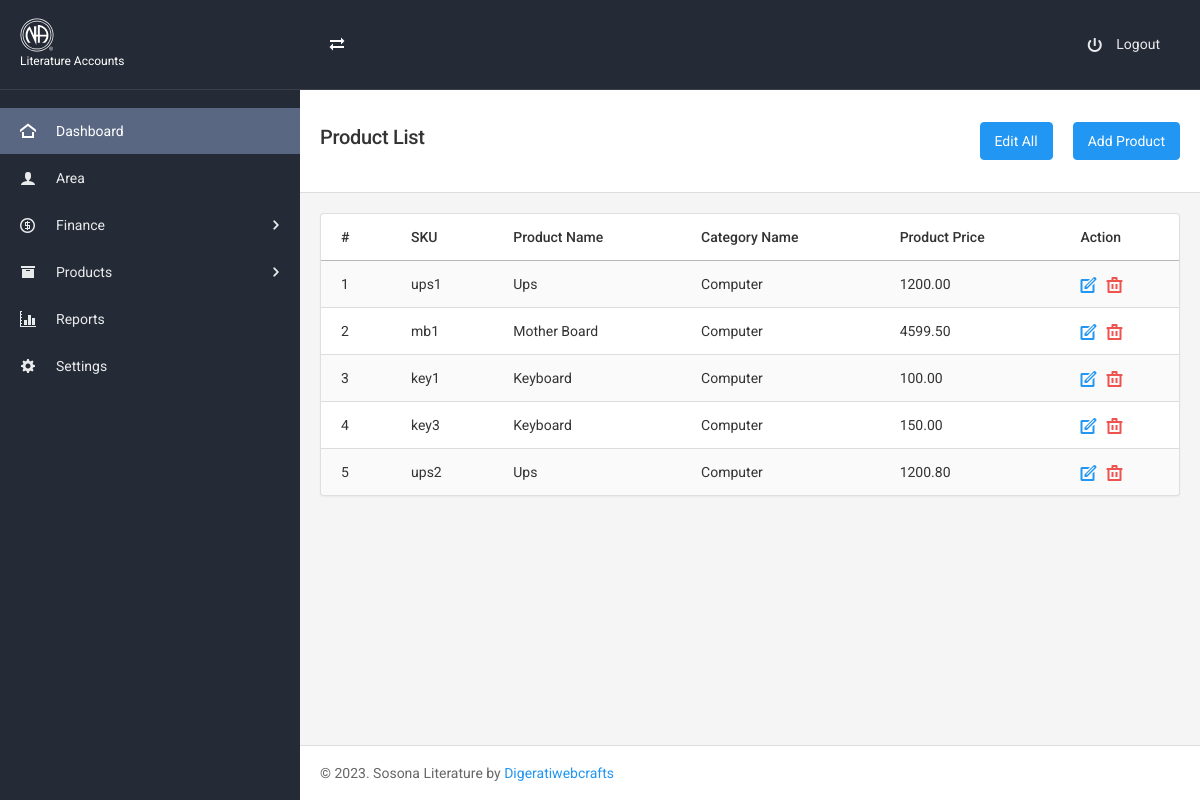
Screenshot of /product.php (signed in) with the database file from the repository.
### tables this page shows
CREATE TABLE `product_category` (
  `id` int(11) NOT NULL,
  `category_name` varchar(255) NOT NULL
);

CREATE TABLE `product` (
  `id` int(11) NOT NULL,
  `sku` varchar(255) NOT NULL,
  `product_title` varchar(255) NOT NULL,
  `category_id` int(11) NOT NULL,
  `product_price` float(9,2) NOT NULL
);

### product.php (the view, shortened to what this page needs)
<?php
include "includes/header.php";
?>
<?php
include "includes/top-navbar.php";
 ?>
<div class="page-content">
    <?php
    include "includes/left-sidebar.php";
     ?>
    <div class="content-wrapper">
        <div class="content-inner">
            <div class="page-header page-header-light">
                <div class="page-header-content header-elements-lg-inline">
                    <div class="page-title d-flex w-100">
                        <h4 class="mr-auto"><span class="font-weight-semibold">Product List</span></h4>
                        <a href="product-edit-all.php" class="btn btn-primary mr-3">Edit All</a>
                        <a href="product-add-edit.php" class="btn btn-primary">Add Product</a>
                    </div>
                </div>
            </div>
            <div class="content">
            <div class="card">
              <div class="table-responsive">
                <table class="table table-striped">
                  <thead>
                    <tr>
                      <th>#</th>
                      <th>SKU</th>
                      <th>Product Name</th>
                      <th>Category Name</th>
                      <th>Product Price</th>
                      <th>Action</th>
                    </tr>
                  </thead>
                  <tbody>
                    <?php
                      $sel="SELECT *  FROM product_category INNER JOIN product ON product_category.id=product.category_id";
                      $counter = 0;
                      $rs=$conn->query($sel);
                      while($row=$rs->fetch_assoc()){
                    ?>
                    <tr>
                      <td><?php echo ++$counter; ?></td>
                      <td><?php echo $row['sku'];?></td>
                      <td><?php echo $row['product_title'];?></td>
                      <td><?php echo $row['category_name'];?></td>
                      <td><?php echo $row['product_price'];?></td>
                      <td>
                        <div class="list-icons">
                          <a href="product-add-edit.php?id=<?php echo $row['id'];?>" class="list-icons-item text-primary"><i class="icon-pencil7"></i></a>
                          <a href="#" data-toggle="modal" data-target="#confirmDeletet<?php echo $row['id'] ?>" class="list-icons-item text-danger"><i class="icon-trash"></i></a>
                        </div>
                      </td>
                    </tr>
                    <?php
                    }
                    ?>
                  </tbody>
                </table>
              </div>
            </div>
            </div>
<?php include "includes/footer.php"; ?>

### includes/header.php (shortened to what this page needs)
<!DOCTYPE html>
<html lang="en">
<head>
	<link href="assets/css/icons/icomoon/styles.min.css" rel="stylesheet" type="text/css">
	<link href="assets/css/all.min.css" rel="stylesheet" type="text/css">
	<link href="assets/css/style.css" rel="stylesheet" type="text/css">
</head>
<body>

### includes/top-navbar.php (shortened to what this page needs)
<div class="navbar navbar-expand-lg navbar-dark navbar-static">
	<div class="navbar-brand ml-2 ml-lg-0">
		<a href="index.php" class="d-inline-block">
			<img src="assets/images/na-lgo-white.svg" alt="">
			<p class="logo-subtitle">Literature Accounts</p>
		</a>
	</div>
	<div class="ml-3 align-self-center">
		<button type="button" class="btn btn-outline-light-100 text-white border-transparent btn-icon rounded-pill btn-sm sidebar-control sidebar-main-resize d-none d-lg-inline-flex">
			<i class="icon-transmission"></i>
		</button>
	</div>
	<div class="d-flex justify-content-end align-items-center ml-auto">
		<ul class="navbar-nav flex-row">
			<li class="nav-item">
				<a href="logout.php" class="navbar-nav-link">
					<i class="icon-switch2"></i>
					<span class="d-none d-lg-inline-block ml-2">Logout</span>
				</a>
			</li>
		</ul>
	</div>
</div>

### includes/left-sidebar.php (shortened to what this page needs)
<div class="sidebar sidebar-dark sidebar-main sidebar-expand-lg">
	<div class="sidebar-content">
		<div class="sidebar-section">
			<ul class="nav nav-sidebar" data-nav-type="accordion">
				<li class="nav-item">
					<a href="index.php" class="nav-link active">
						<i class="icon-home4"></i>
						<span>
							Dashboard
						</span>
					</a>
				</li>
				<li class="nav-item">
					<a href="customer.php" class="nav-link">
						<i class="icon-user"></i>
						<span>Area</span>
					</a>
				</li>
				<li class="nav-item nav-item-submenu">
					<a href="#" class="nav-link"><i class="icon-coin-dollar"></i> <span>Finance</span></a>
				</li>
				<li class="nav-item nav-item-submenu">
					<a href="#" class="nav-link"><i class="icon-box"></i> <span>Products</span></a>
				</li>
				<li class="nav-item">
					<a href="#" class="nav-link">
						<i class="icon-graph"></i>
						<span>Reports</span>
					</a>
				</li>
				<li class="nav-item">
					<a href="#" class="nav-link">
						<i class="icon-gear"></i>
						<span>Settings</span>
					</a>
				</li>
			</ul>
		</div>
	</div>
</div>

### includes/footer.php
<div class="navbar navbar-light border-bottom-0 border-top">
	<div id="navbar-footer">
		<span class="navbar-text">
			&copy; 2023. Sosona Literature by <a href="https://digeratiwebcrafts.com/" target="_blank">Digeratiwebcrafts</a>
		</span>
	</div>
</div>
</div>
</div>
</div>
</body>
</html>

### assets/css/style.css (style rules this page uses)
.navbar-brand img { height: 2.125rem; }
.logo-subtitle { color: #fff; font-size: 12px; margin-bottom: 0; }

### rows the page displays
product_category: product.sku "ups1", product.product_title "Ups", category_name "Computer", product.product_price "1200.00", product.sku "mb1", product.product_title "Mother Board", product.product_price "4599.50", product.sku "key1", product.product_title "Keyboard", product.product_price "100.00", product.sku "key3", product.product_price "150.00", product.sku "ups2", product.product_price "1200.80"
